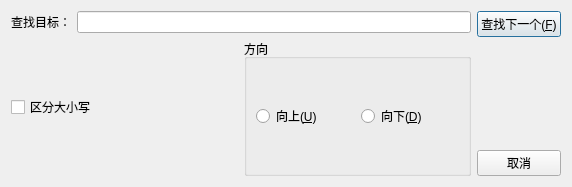
<?xml version="1.0" encoding="UTF-8"?>
<ui version="4.0">
 <class>SearchDialog</class>
 <widget class="QDialog" name="SearchDialog">
  <property name="geometry">
   <rect>
    <x>0</x>
    <y>0</y>
    <width>572</width>
    <height>187</height>
   </rect>
  </property>
  <property name="windowTitle">
   <string>查找</string>
  </property>
  <layout class="QVBoxLayout" name="verticalLayout_3">
   <item>
    <layout class="QHBoxLayout" name="horizontalLayout_4">
     <item>
      <layout class="QVBoxLayout" name="verticalLayout">
       <item>
        <layout class="QHBoxLayout" name="horizontalLayout">
         <item>
          <widget class="QLabel" name="label">
           <property name="text">
            <string>查找目标：</string>
           </property>
          </widget>
         </item>
         <item>
          <widget class="QLineEdit" name="searchText"/>
         </item>
        </layout>
       </item>
       <item>
        <layout class="QHBoxLayout" name="horizontalLayout_3">
         <item>
          <widget class="QCheckBox" name="cbCaseSensitive">
           <property name="text">
            <string>区分大小写</string>
           </property>
          </widget>
         </item>
         <item>
          <widget class="QGroupBox" name="groupBox">
           <property name="title">
            <string>方向</string>
           </property>
           <layout class="QHBoxLayout" name="horizontalLayout_2">
            <item>
             <widget class="QRadioButton" name="rbUp">
              <property name="text">
               <string>向上(&amp;U)</string>
              </property>
             </widget>
            </item>
            <item>
             <widget class="QRadioButton" name="rbDown">
              <property name="text">
               <string>向下(&amp;D)</string>
              </property>
             </widget>
            </item>
           </layout>
          </widget>
         </item>
        </layout>
       </item>
      </layout>
     </item>
     <item>
      <layout class="QVBoxLayout" name="verticalLayout_2">
       <item>
        <widget class="QPushButton" name="btFindNext">
         <property name="text">
          <string>查找下一个(&amp;F)</string>
         </property>
        </widget>
       </item>
       <item>
        <spacer name="verticalSpacer">
         <property name="orientation">
          <enum>Qt::Vertical</enum>
         </property>
         <property name="sizeHint" stdset="0">
          <size>
           <width>20</width>
           <height>40</height>
          </size>
         </property>
        </spacer>
       </item>
       <item>
        <widget class="QPushButton" name="btCancel">
         <property name="text">
          <string>取消</string>
         </property>
        </widget>
       </item>
      </layout>
     </item>
    </layout>
   </item>
  </layout>
 </widget>
 <resources/>
 <connections/>
</ui>
